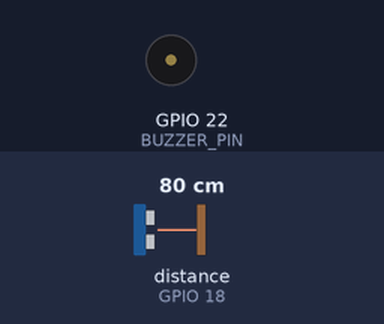
Bench run of a sketch on a simulated ESP32. Parts: buzzer (waves = sounding, pin HIGH). Wiring (inferred from the names in the program): ultrasonic range finder: trigger GPIO 4; echo GPIO 18. Inputs (shaded band) come from the test bench; at power-on: distance to the obstacle (sensor on GPIO 18) 80 cm. The echo pulse lasts 58.3 µs per cm; WiFi joins after 1.5 s; servers stay silent unless stated; uploads are accepted with an empty reply; pins used as bus, display or sensor lines are not drawn; what the sketch prints to the serial monitor is not drawn.

Above: at 2.7 s.
2.8 s: distance to the obstacle (sensor on GPIO 18) set to 55 cm
4.3 s: distance to the obstacle (sensor on GPIO 18) set to 44 cm
At 4.45 s:
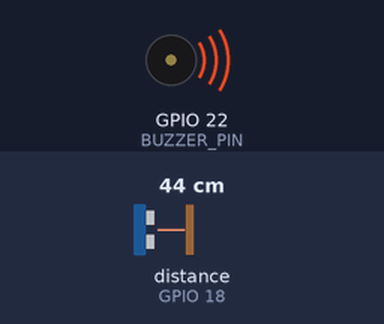
7.3 s: distance to the obstacle (sensor on GPIO 18) set to 60 cm
At 7.7 s:
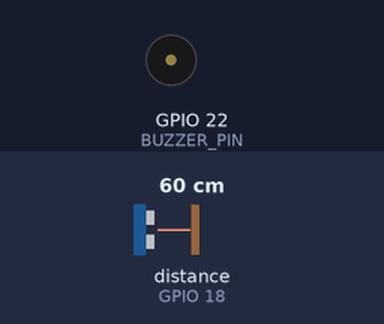
8.8 s: distance to the obstacle (sensor on GPIO 18) set to 18 cm
At 9.27 s:
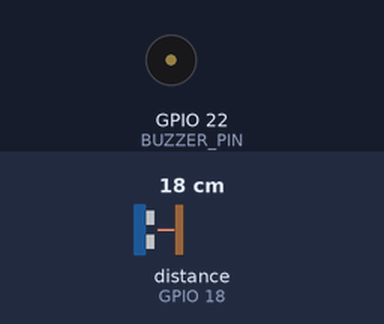
Timing chart, 0 to 12.8 s (numbered marks = the images above; inputs shaded):
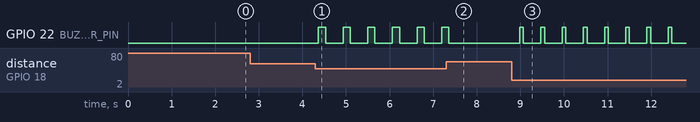

Measured:
- the behaviour switches between 50 and 49 cm on distance to the obstacle (sensor on GPIO 18) (found by bisection; images 0 and 1)
- after the input at 2.8 s, every drawn part: stays the same
- after the input at 4.3 s, GPIO 22 (BUZZER_PIN): alternates HIGH for 0.16 s and LOW for 0.40 s, starting after 0.07 s
- after the input at 7.3 s, GPIO 22 (BUZZER_PIN): goes on until 7.4 s, then stays LOW
- after the input at 8.8 s, GPIO 22 (BUZZER_PIN): alternates HIGH for 0.08 s and LOW for 0.40 s, starting after 0.19 s

The sketch:

Ultrasonic.ino
```cpp
/*Ultra sonic*/
#include <WiFi.h>
#include <HTTPClient.h>

// Ultrasonic Sensor & Buzzer Pins
#define TRIG_PIN 4
#define ECHO_PIN 18
#define BUZZER_PIN 22

float new_delay;

// WiFi Credentials
const char* ssid = "RaspberryPi3";
const char* password = "12345678";

// Raspberry Pi Server URL (Replace with actual IP)
const char* serverUrl = "http://192.168.4.1:5000/alert";

void setup() {
    Serial.begin(115200);
    pinMode(TRIG_PIN, OUTPUT);
    pinMode(ECHO_PIN, INPUT);
    pinMode(BUZZER_PIN, OUTPUT);

    // Connect to WiFi
    WiFi.begin(ssid, password);
    Serial.print("Connecting to WiFi");
    while (WiFi.status() != WL_CONNECTED) {
        delay(500);
        Serial.print(".");
    }
    Serial.println("\nConnected to WiFi!");
}

long getDistance() {
    digitalWrite(TRIG_PIN, LOW);
    delayMicroseconds(2);
    digitalWrite(TRIG_PIN, HIGH);
    delayMicroseconds(10);
    digitalWrite(TRIG_PIN, LOW);

    long duration = pulseIn(ECHO_PIN, HIGH, 30000); // 30ms timeout
    if (duration == 0) return -1; // No echo received

    long distance = (duration / 2) / 29.1; // Convert time to distance (cm)
    return distance;
}

void sendAlert() {
    if (WiFi.status() == WL_CONNECTED) {
        HTTPClient http;
        http.begin(serverUrl);
        http.addHeader("Content-Type", "application/json");

        String jsonPayload = "{\"alert\": \"Intruder detected!\"}";
        int httpResponseCode = http.POST(jsonPayload);

        Serial.print("HTTP Response Code: ");
        Serial.println(httpResponseCode);

        http.end();
    } else {
        Serial.println("WiFi Not Connected - Cannot Send Alert!");
    }
}

void loop() {
    long distance = getDistance();
    new_delay = (distance * 3) + 30; // Adjust buzzer delay based on distance

    Serial.print("Distance: ");
    Serial.print(distance);
    Serial.println(" cm");

    if (distance > 0 && distance < 50) { // If an object is detected within 50 cm
        Serial.println("🚨 Intruder Alert! Activating Buzzer...");
        digitalWrite(BUZZER_PIN, HIGH);
        delay(new_delay);
        digitalWrite(BUZZER_PIN, LOW);

        sendAlert(); // Send alert to Raspberry Pi
    } else {
        digitalWrite(BUZZER_PIN, LOW);
    }

    delay(200);
}
```
